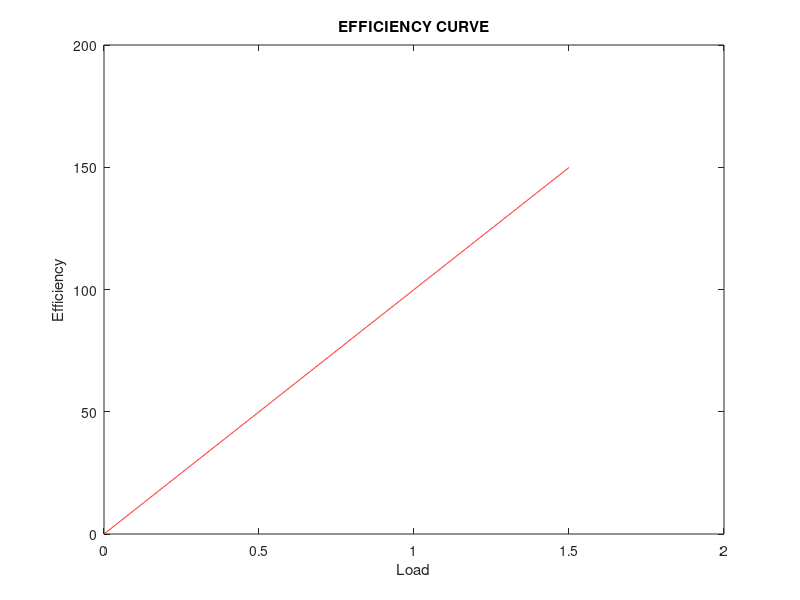

Reproduce this figure in MATLAB.
function eff = trans_efficiency()
kva= input("ENTER THE KVA OF TRANSFORMER: ");
fprintf("\bKVA\n");
Pc=input("ENTER THE COPPER LOSS : ");
fprintf("\bW\n");
Pi=input("ENTER THE IRON LOSS : ");
fprintf("\bW\n");
P_factor=input("ENTER THE POWER FACTOR : ");
a=kva*10^3*P_factor;
load=0:0.001:1.5;

r=menu("What is the load that TRANSFORMER is operated on",...
"HALF LOAD" , "FULL LOAD");

switch r
    case 1
        efficiency= (0.5*a)/(0.5*kva*10^3*P_factor + 0.25*Pc + Pi);
    
    case 2
        efficiency= (a)/(kva*10^3*P_factor + Pc + Pi);
end
fprintf("THE EFFICIENCY OF TRANSFORMER IS %f\n",efficiency);
fprintf("-------------------------------------------------------------\nTHE TRANSFORMER EFFICIENCY CURVE FOR VARIOUS LOADS\n");
efficiency = (load.*(a)./(kva*10^3*P_factor + load.^2*Pc + Pi)).*100;
figure;
plot(load,efficiency,'r');
title("EFFICIENCY CURVE");
ylabel("Efficiency");
xlabel("Load");
end
        
